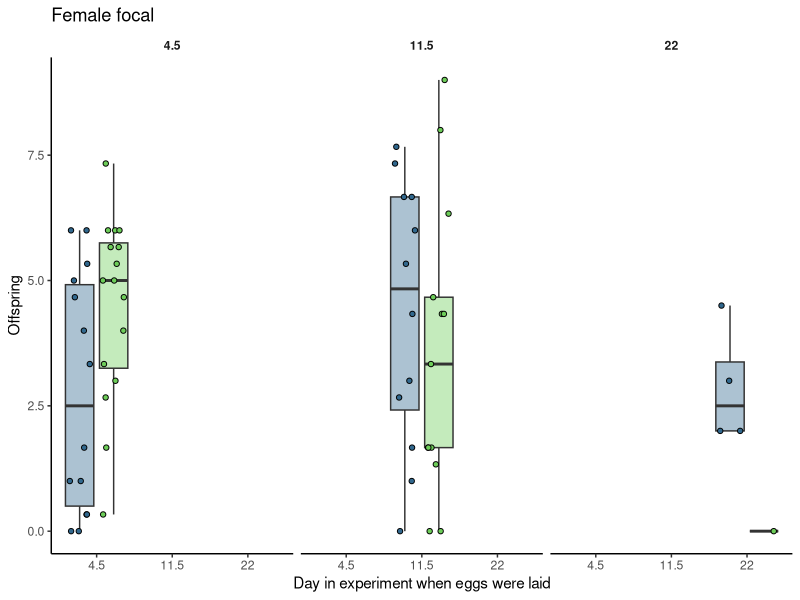

The R script that drew this image:
## Packages
library(tidyverse)
library(ggplot2)
library(readxl)
library(viridisLite)
library(patchwork)


## Choosing colours from viridis to use: 
viridis_colors <- viridis(10)


## Reading pupae data in
reproductive_adultstraits_f <- read_excel("data/fitness_development/treatment_reproductive.xlsx", sheet = "females")
reproductive_adultstraits_f  <- as.data.frame(reproductive_adultstraits_f)




# Plot
# Updated plot
reproductive_boxplot_adultstraits <- ggplot(reproductive_adultstraits_f, 
                                            aes(x = factor(day), y = os, fill = treatment)) +
  geom_boxplot(outlier.shape = NA, alpha = .4, position = position_dodge(width = 0.9)) +
  geom_point(aes(fill = treatment),
             size = 1.5, shape = 21,
             position = position_jitterdodge(jitter.width = 0.3, dodge.width = 0.9)) +
  scale_fill_manual(values = viridis_colors[c(4, 8)], 
                    labels = c("Conditioned female", "Conditioned male", 
                               "Unconditioned female", "Unconditioned male")) +
  theme_classic() +
  theme(legend.position = "none",
        legend.justification = "right",
        legend.direction = "vertical",
        strip.placement = "outside", 
        strip.background = element_blank(),  
        strip.text = element_text(face = "bold")) +
  labs(x = "Day in experiment when eggs were laid", 
       y = "Offspring",
       fill = "Treatment",
         title = "Female focal") +
  facet_wrap(~day)

reproductive_boxplot_adultstraits


## attempt 2
